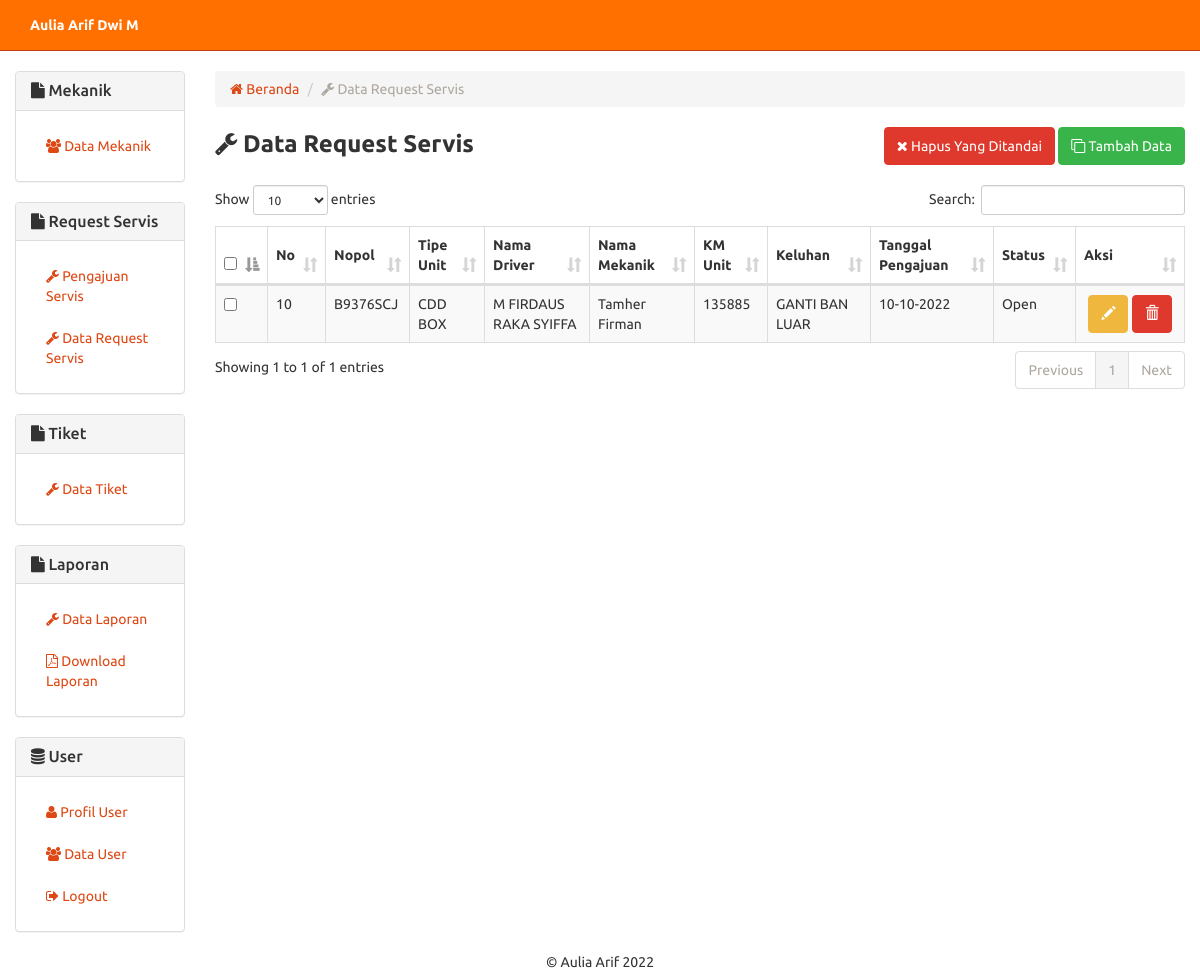
Screenshot of /request.php (signed in) with the database file from the repository.
### tables this page shows
CREATE TABLE `tiket` (
  `no_tiket` int(5) NOT NULL,
  `nopol` varchar(10) NOT NULL,
  `tipe_unit` varchar(10) NOT NULL,
  `nama_driver` varchar(30) NOT NULL,
  `nama_mekanik` varchar(30) DEFAULT NULL,
  `km_unit` varchar(6) NOT NULL,
  `keluhan` varchar(200) NOT NULL,
  `tanggal_servis` varchar(15) DEFAULT NULL,
  `status` varchar(10) NOT NULL
);

### includes/request.inc.php (called while the page is built, shortened)
<?php
class Request
{
	private $conn;
	public function __construct($db)
	{
		$this->conn = $db;
	}
	function readAll()
	{
		$query = "SELECT * FROM tiket WHERE status = 'Open'
	              #JOIN mekanik ON tiket.nama_mekanik=mekanik.nama_mekanik
	              #JOIN 213_pelanggan ON tiket.id_pelanggan=213_pelanggan.id_pelanggan
		          #JOIN 213_sparepart ON tiket.id_sparepart=213_sparepart.id_sparepart
		          #JOIN unit ON tiket.nopol=unit.nopol";
		$stmt = $this->conn->prepare($query);
		$stmt->execute();
		return $stmt;
	}
	function countAll()
	{
		$query = "SELECT * FROM request
		         #JOIN mekanik ON tiket.nama_mekanik=mekanik.nama_mekanik
		          #JOIN 213_pelanggan ON tiket.id_pelanggan=213_pelanggan.id_pelanggan
		          #JOIN 213_sparepart ON tiket.id_sparepart=213_sparepart.id_sparepart
		          #JOIN unit ON tiket.nopol=unit.nopol";
		$stmt = $this->conn->prepare($query);
		$stmt->execute();
		return $stmt->rowCount();
	}
}

### request.php (the view, shortened to what this page needs)
<?php
include "header.php";
include_once 'includes/request.inc.php';
$pro = new Request($db);
$stmt = $pro->readAll();
?>
<div class="row">
    <div class="col-xs-12 col-sm-12 col-md-2">
        <?php
        include_once 'sidebar.php';
        ?>
    </div>
    <div class="col-xs-12 col-sm-12 col-md-10">
        <ol class="breadcrumb">
            <li><a href="index.php"><span class="fa fa-home"></span> Beranda</a></li>
            <li class="active"><span class="fa fa-wrench"></span> Data Request Servis</li>
        </ol>
        <form method="post">
            <div class="row">
                <div class="col-md-6 text-left">
                    <strong style="font-size:18pt;"><span class="fa fa-wrench"></span> Data Request Servis</strong>
                </div>
                <div class="col-md-6 text-right">
                    <button type="submit" name="hapus-contengan" class="btn btn-danger"><span class="fa fa-close"></span> Hapus Yang Ditandai</button>
                    <button type="button" onclick="location.href='request-baru.php'" class="btn btn-success"><span class="fa fa-clone"></span> Tambah Data</button>
                </div>
            </div>
            <br />
            <table width="100%" class="table table-striped table-bordered" id="tabeldata">
                <thead>
                    <tr class="text-center">
                        <th width="10px"><input type="checkbox" name="select-all" id="select-all" /></th>
                        <th style="vertical-align:middle;">No</th>
                        <th style="vertical-align:middle;">Nopol</th>
                        <th style="vertical-align:middle;">Tipe Unit</th>
                        <th style="vertical-align:middle;">Nama Driver</th>
                        <th style="vertical-align:middle;">Nama Mekanik</th>
                        <th style="vertical-align:middle;">KM Unit</th>
                        <th style="vertical-align:middle;">Keluhan</th>
                        <th style="vertical-align:middle;">Tanggal Pengajuan</th>
                        <th style="vertical-align:middle;">Status</th>
                        <th style="vertical-align:middle;" width="70px">Aksi</th>
                    </tr>
                </thead>
                <tbody>
                    <?php
                    while ($row = $stmt->fetch(PDO::FETCH_ASSOC)) {
                    ?>
                        <tr>
                            <td style="vertical-align:center;"><input type="checkbox" value="<?php echo $row['no_tiket'] ?>" name="checkbox[]" /></td>
                            <td style="vertical-align:center;"><?php echo $row['no_tiket'] ?></td>
                            <td style="vertical-align:center;"><?php echo $row['nopol'] ?></td>
                            <td style="vertical-align:center;"><?php echo $row['tipe_unit'] ?></td>
                            <td style="vertical-align:center;"><?php echo $row['nama_driver'] ?></td>
                            <td style="vertical-align:center;"><?php echo $row['nama_mekanik'] ?></td>
                            <td style="vertical-align:center;"><?php echo $row['km_unit'] ?></td>
                            <td style="vertical-align:center;"><?php echo $row['keluhan'] ?></td>
                            <td style="vertical-align:center;"><?php echo $row['tanggal_servis'] ?></td>
                            <td style="vertical-align:center;"><?php echo $row['status'] ?></td>
                            <td class="text-center" style="vertical-align:middle;">
                                <a href="request-ubah.php?id=<?php echo $row['no_tiket'] ?>" class="btn btn-warning"><span class="glyphicon glyphicon-pencil" aria-hidden="true"></span></a>
                                <a href="request-hapus.php?id=<?php echo $row['no_tiket'] ?>" onclick="return confirm('Yakin ingin menghapus data?')" class="btn btn-danger"><span class="glyphicon glyphicon-trash" aria-hidden="true"></span></a>
                            </td>
                        </tr>
                    <?php
                    }
                    ?>
                </tbody>
            </table>
        </form>
    </div>
</div>
<?php include "footer.php"; ?>

### rows the page displays
tiket: no_tiket "10", nopol "B9376SCJ", tipe_unit "CDD BOX", nama_driver "M FIRDAUS RAKA SYIFFA", nama_mekanik "Tamher Firman", km_unit "135885", keluhan "GANTI BAN LUAR", tanggal_servis "10-10-2022", status "Open"

### other values shown
$_SESSION['nama_user'] "Aulia Arif Dwi M"
